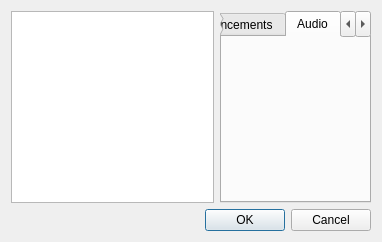
<?xml version="1.0" encoding="UTF-8"?>
<ui version="4.0">
 <class>ConfigureDialog</class>
 <widget class="QDialog" name="ConfigureDialog">
  <property name="geometry">
   <rect>
    <x>0</x>
    <y>0</y>
    <width>382</width>
    <height>242</height>
   </rect>
  </property>
  <property name="windowTitle">
   <string>Citra Configuration</string>
  </property>
  <layout class="QVBoxLayout" name="verticalLayout">
   <item>
    <layout class="QHBoxLayout" name="horizontalLayout">
     <item>
      <widget class="QListWidget" name="selectorList"/>
     </item>
     <item>
      <widget class="QTabWidget" name="tabWidget">
       <property name="currentIndex">
        <number>6</number>
       </property>
       <widget class="ConfigureGeneral" name="generalTab">
        <attribute name="title">
         <string>General</string>
        </attribute>
       </widget>
       <widget class="ConfigureSystem" name="systemTab">
        <attribute name="title">
         <string>System</string>
        </attribute>
       </widget>
       <widget class="ConfigureInput" name="inputTab">
        <attribute name="title">
         <string>Input</string>
        </attribute>
       </widget>
       <widget class="ConfigureHotkeys" name="hotkeysTab">
        <attribute name="title">
         <string>Hotkeys</string>
        </attribute>
       </widget>
       <widget class="ConfigureGraphics" name="graphicsTab">
        <attribute name="title">
         <string>Graphics</string>
        </attribute>
       </widget>
       <widget class="ConfigureEnhancements" name="enhancementsTab">
        <attribute name="title">
         <string>Enhancements</string>
        </attribute>
       </widget>
       <widget class="ConfigureAudio" name="audioTab">
        <attribute name="title">
         <string>Audio</string>
        </attribute>
       </widget>
       <widget class="ConfigureCamera" name="cameraTab">
        <attribute name="title">
         <string>Camera</string>
        </attribute>
       </widget>
       <widget class="ConfigureDebug" name="debugTab">
        <attribute name="title">
         <string>Debug</string>
        </attribute>
       </widget>
       <widget class="ConfigureStorage" name="storageTab">
        <attribute name="title">
         <string>Storage</string>
        </attribute>
       </widget>
       <widget class="ConfigureWeb" name="webTab">
        <attribute name="title">
         <string>Web</string>
        </attribute>
       </widget>
       <widget class="ConfigureUi" name="uiTab">
        <attribute name="title">
         <string>UI</string>
        </attribute>
       </widget>
      </widget>
     </item>
    </layout>
   </item>
   <item>
    <widget class="QDialogButtonBox" name="buttonBox">
     <property name="standardButtons">
      <set>QDialogButtonBox::Cancel|QDialogButtonBox::Ok</set>
     </property>
    </widget>
   </item>
  </layout>
 </widget>
 <customwidgets>
  <customwidget>
   <class>ConfigureGeneral</class>
   <extends>QWidget</extends>
   <header>configuration/configure_general.h</header>
   <container>1</container>
  </customwidget>
  <customwidget>
   <class>ConfigureSystem</class>
   <extends>QWidget</extends>
   <header>configuration/configure_system.h</header>
   <container>1</container>
  </customwidget>
  <customwidget>
   <class>ConfigureAudio</class>
   <extends>QWidget</extends>
   <header>configuration/configure_audio.h</header>
   <container>1</container>
  </customwidget>
  <customwidget>
   <class>ConfigureCamera</class>
   <extends>QWidget</extends>
   <header>configuration/configure_camera.h</header>
   <container>1</container>
  </customwidget>
  <customwidget>
   <class>ConfigureDebug</class>
   <extends>QWidget</extends>
   <header>configuration/configure_debug.h</header>
   <container>1</container>
  </customwidget>
  <customwidget>
   <class>ConfigureStorage</class>
   <extends>QWidget</extends>
   <header>configuration/configure_storage.h</header>
   <container>1</container>
  </customwidget>
  <customwidget>
   <class>ConfigureInput</class>
   <extends>QWidget</extends>
   <header>configuration/configure_input.h</header>
   <container>1</container>
  </customwidget>
  <customwidget>
   <class>ConfigureHotkeys</class>
   <extends>QWidget</extends>
   <header>configuration/configure_hotkeys.h</header>
   <container>1</container>
  </customwidget>
  <customwidget>
   <class>ConfigureGraphics</class>
   <extends>QWidget</extends>
   <header>configuration/configure_graphics.h</header>
   <container>1</container>
  </customwidget>
  <customwidget>
   <class>ConfigureEnhancements</class>
   <extends>QWidget</extends>
   <header>configuration/configure_enhancements.h</header>
   <container>1</container>
  </customwidget>
  <customwidget>
   <class>ConfigureWeb</class>
   <extends>QWidget</extends>
   <header>configuration/configure_web.h</header>
   <container>1</container>
  </customwidget>
  <customwidget>
   <class>ConfigureUi</class>
   <extends>QWidget</extends>
   <header>configuration/configure_ui.h</header>
   <container>1</container>
  </customwidget>
 </customwidgets>
 <resources/>
 <connections>
  <connection>
   <sender>buttonBox</sender>
   <signal>accepted()</signal>
   <receiver>ConfigureDialog</receiver>
   <slot>accept()</slot>
   <hints>
    <hint type="sourcelabel">
     <x>220</x>
     <y>380</y>
    </hint>
    <hint type="destinationlabel">
     <x>220</x>
     <y>200</y>
    </hint>
   </hints>
  </connection>
  <connection>
   <sender>buttonBox</sender>
   <signal>rejected()</signal>
   <receiver>ConfigureDialog</receiver>
   <slot>reject()</slot>
   <hints>
    <hint type="sourcelabel">
     <x>220</x>
     <y>380</y>
    </hint>
    <hint type="destinationlabel">
     <x>220</x>
     <y>200</y>
    </hint>
   </hints>
  </connection>
 </connections>
</ui>
